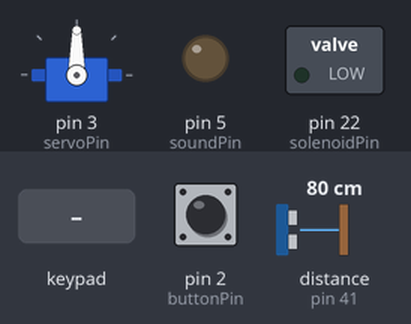
Simulated run of this sketch. Board: Arduino Mega 2560, built with avr-gcc and run on an emulated ATmega2560. Shown: servo, switched loads named in the sketch (green lamp = pin HIGH), output pins drawn as LEDs (lit = HIGH). Inputs (shaded band) come from the test bench; at power-on: pin 2 (buttonPin) HIGH, distance to the obstacle (sensor on pin 41) 80 cm. The echo pulse lasts 58.3 µs per cm; what the sketch prints to the serial monitor is not drawn.

Above: at 1.2 s.
1.3 s: keypad keys 7 3 1 5 pressed 0.4 s apart
At 3.3 s:
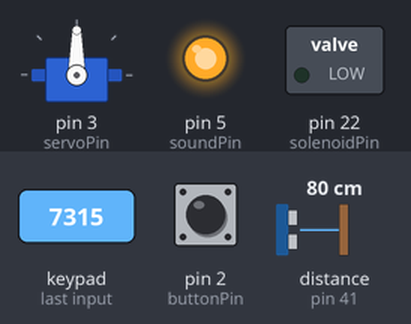
At 4.8 s:
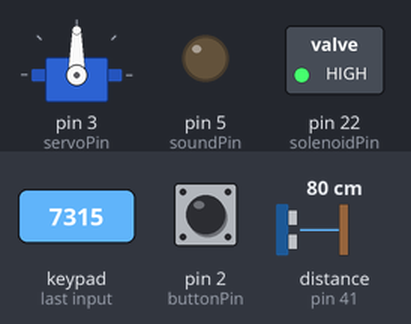
Timing chart, 0 to 6.3 s (numbered marks = the images above; inputs shaded):
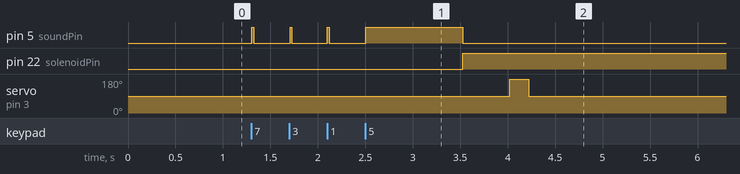

Measured:
- after the input at 1.3 s, pin 5 (soundPin): goes 3 × (HIGH 0.02 s, LOW 0.38 s), HIGH 1.0 s, then LOW, starting at once; pin 22 (solenoidPin): LOW → HIGH after 2.2 s; servo on pin 3 (servoPin): 90° → 180° after 2.7 s, → 90° 0.20 s later

The sketch:

newPincode.ino
```cpp
#include <Keypad.h> // Библиотека для работы с клавиатурой
#include <Servo.h> // Библиотека для работы с сервоприводом
#include <NewPing.h> // Библиотека для работы с датчиком расстояния

#define servoPin 3 // Пин управления сервоприводом

#define soundPin 5 // Пин пьезоэлемента

#define buttonPin 2 // Пин кнопки

#define solenoidPin 22 // Пин для управления соленоидом

#define PIN_TRIG 43 // Пин TRIG датчика расстояния
#define PIN_ECHO 41 // Пин ECHO датчика расстояния
#define MAX_DISTANCE 200 // Константа для определения максимального расстояния, которое мы будем считать корректным

const byte ROWS = 4; // количество строк клавиатуры
const byte COLS = 3; // количество столбцов клавиатуры

char hexaKeys[ROWS][COLS] = { // Раскладка клавиатуры
  {'1', '2', '3'},
  {'4', '5', '6'},
  {'7', '8', '9'},
  {'*', '0', '#'}
};

byte rowPins[ROWS] = {6, 7, 8, 9}; // к каким выводам подключаем управление строками
byte colPins[COLS] = {10, 11, 12}; // к каким выводам подключаем управление столбцами

char pass[4] = {'7', '3', '1', '5'}; // верный пароль
char buttons[4]; // массив нажатых кнопок
int k = 0; // счетчик нажатий
unsigned int distance; // Переменная для хранения расстояния от стойки калитки
int buttonState = digitalRead(buttonPin); // Переменная, которая хранит состояние кнопки

Servo Servo1; // Создание объекта класса Servo

Keypad customKeypad = Keypad(makeKeymap(hexaKeys), rowPins, colPins, ROWS, COLS); // Создание объекта класса Keypad

// Создаем объект, методами которого будем затем пользоваться для получения расстояния
// В качестве параметров передаем номера пинов, к которым подключены выходы ECHO и TRIG датчика
NewPing sonar(PIN_TRIG, PIN_ECHO, MAX_DISTANCE);

void setup() {
  Serial.begin(9600);
  Servo1.attach(servoPin);
  pinMode(soundPin, OUTPUT);
  pinMode(buttonPin, INPUT_PULLUP);
  pinMode(solenoidPin, OUTPUT);
  digitalWrite(solenoidPin, LOW);
}

void loop() {
  buttonState = digitalRead(buttonPin); // Проверка на нажатие кнопки экстренного выключения
  if (buttonState == 0) {
    exit(0);
  }
  char customKey = customKeypad.getKey(); // Получаем символ с клавиатуры
  if (customKey) { // Если символ с клавиатуры введён
    buttons[k] = customKey; // сохраняем значение кнопки в массиве
    Serial.print(customKey);
    k = k + 1; // увеличиваем счётчик нажатий на 1
    digitalWrite(soundPin, 50); // Подача звукового сигнала о нажатии кнопки
    delay(20);
    digitalWrite(soundPin, 0);
    if (k == 4) { // Если введены четыре цифры
      if (buttons[0] == pass[0] && buttons[1] == pass[1] && buttons[2] == pass[2] && buttons[3] == pass[3]) { // Сравниваем полученные значения
        Serial.print("Access granted!"); // если пароль совпал
        digitalWrite(soundPin, 50);  // Подача звукового сигнала о верном пароле
        delay(1000);
        digitalWrite(soundPin, 0);
        k=0;
        digitalWrite(solenoidPin, HIGH); // Открытие доступа соленоидом
        delay(500);
        Servo1.write(180); // Открытие калитки сервоприводом
        delay(200);
        Servo1.write(90);
        unsigned int distance = 30;
        while (distance>25) { // Ожидание прохода человека в рамку
          distance = sonar.ping_cm();
          Serial.print(distance);
          delay(500);
        }
        while (distance<25) { // Ожидание выхода человека из рамки
          distance = sonar.ping_cm();
          Serial.print(distance);
          delay(500);
        }
        Servo1.write(0); // Закрытие калитки сервоприводом
        delay(250);
        Servo1.write(90);
        delay(500);
        digitalWrite(solenoidPin, LOW); // Закрытие доступа соленоидом
      }
      else {
        Serial.print("Access denied!"); // если пароль не верен
        digitalWrite(soundPin, 50); // Подача запрещающего звукового сигнала
        delay(1000);
        digitalWrite(soundPin, 0);
        delay(500);
        digitalWrite(soundPin, 50);
        delay(1000);
        digitalWrite(soundPin, 0);
        delay(500);
        digitalWrite(soundPin, 50);
        delay(1000);
        digitalWrite(soundPin, 0);
        k=0;
      }
    }
  }
}
void yield() {
  buttonState = digitalRead(buttonPin);
  if (buttonState == 0) {
    exit(0);
  }
}
```
